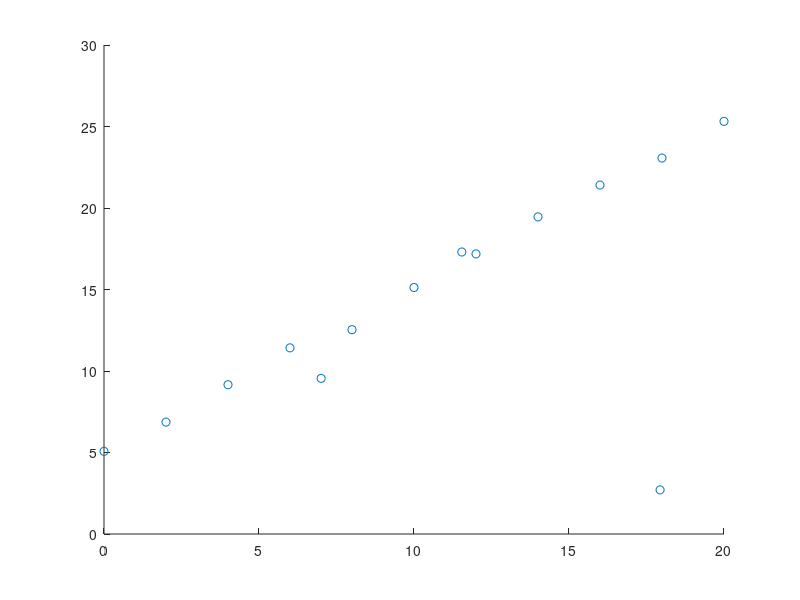

Reproduce this figure in MATLAB. (Note: this script raises an error after producing the figure.)
clear all
close all

x = 0:2:20;
for i = 1:length(x)
     y(i) = x(i) + (rand(1,1)-0.5) +5;
end
X = [x;y]';
X = [X;20*rand(3,2)];

figure
scatter(X(:,1),X(:,2)),hold on;

% w = (X'*X)\X'*ones(size(X,1),1);
res = 0;
[score_final,peaks_in_line,w,b] = ransac_maison(X,res);
% abs(X*w-1)
[x,y] = meshgrid(0:0.1:20);
f = w(1)*x+w(2)*y-b;
contour(x,y,f,[0 0],'r')



% y = -10:10;
% x = 3*ones(size(y)) + (rand(size(y))-0.5*ones(size(y)));
% X = [x;y]';
% 
% figure
% scatter(x,y),hold on;
% 
% w = (X'*X)\X'*ones(length(x),1);
% [x,y] = meshgrid(-10:0.1:10);
% f = w(1)*x+w(2)*y-1;
% contour(x,y,f,[0 0],'r')
% axis([0 5 -10 10])% ezplot(w(1)*x+w(2)*y-1,[-10 10 -10 10])